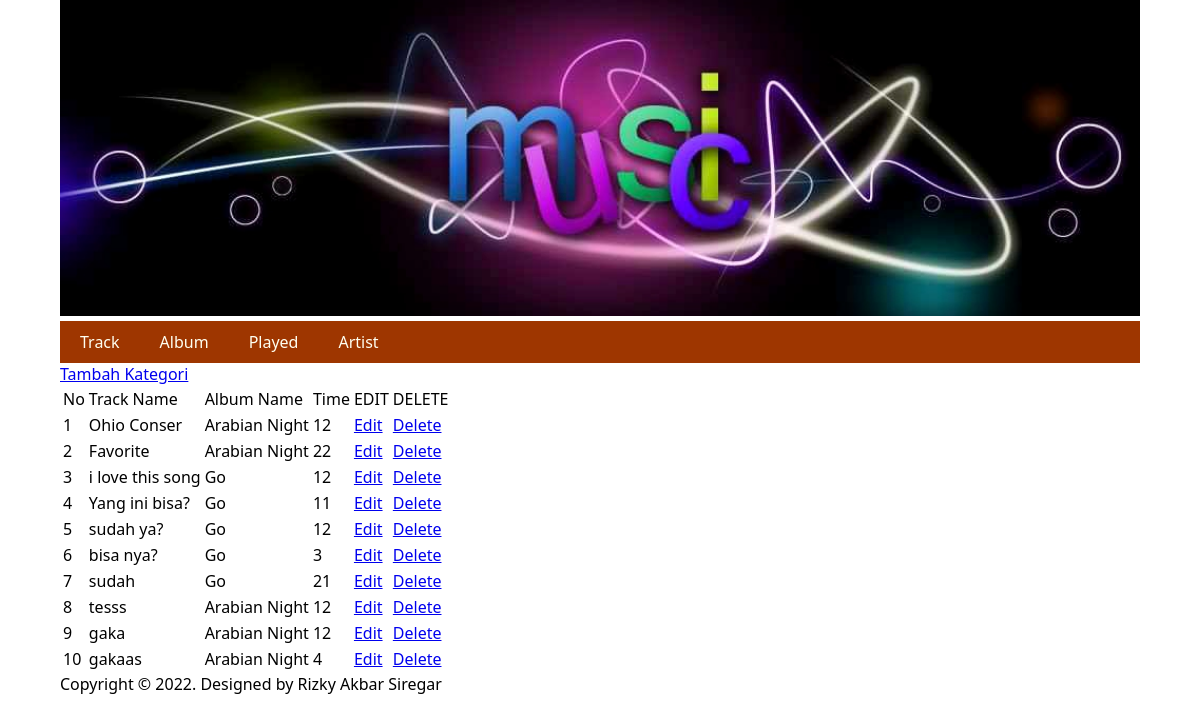
The page / on the database its author committed.
### tables this page shows
CREATE TABLE `tb_track` (
  `trc_id` int(11) NOT NULL,
  `trc_name` varchar(100) NOT NULL,
  `trc_id_album` int(11) NOT NULL,
  `time` decimal(4,0) NOT NULL
);

CREATE TABLE `tb_album` (
  `alb_id` int(11) NOT NULL,
  `alb_id_artist` int(11) NOT NULL,
  `alb_name` varchar(100) NOT NULL
);

### inc/Koneksi.php (called while the page is built, shortened)
<?php
class Koneksi {
    public function __construct() {
        $this->db = new PDO("mysql:host=localhost;dbname=pbwd_quiz_genap", "root", "");
    }
}

### app/Kategori.php (called while the page is built, shortened)
<?php
require_once "inc/Koneksi.php";
class Kategori extends Koneksi
{
    public function tampil()
    {
        $sql = "SELECT * FROM tb_track,tb_album WHERE tb_track.trc_id_album = tb_album.alb_id";
        $stmt = $this->db->prepare($sql);
        $stmt->execute();
        $data = [];
        while ($rows = $stmt->fetch()) {
            $data[] = $rows;
        }
        return $data;
    }
}

### kat_tampil.php (the view)
<?php
require_once "app/Kategori.php";
$kat = new Kategori();
$rows = $kat->tampil();
?>
<a href="kat_input.php">Tambah Kategori</a>
<table>
    <tr>
        <td>No</td>
        <td>Track Name</td>
        <td>Album Name</td>
        <td>Time</td>
        <td>EDIT</td>
        <td>DELETE</td>
    </tr>
    <?php
    $no = 1;
    foreach ($rows as $row) {
    ?>
        <tr>
            <td><?php echo $no; ?></td>
            <td><?php echo $row['trc_name']; ?></td>
            <td><?php echo $row['alb_name']; ?></td>
            <td><?php echo $row['time']; ?></td>
            <td><a href="kat_edit.php?id=<?php echo $row['trc_id']; ?>">Edit</a></td>
            <td><a href="kat_delete.php?id=<?php echo $row['trc_id']; ?>">Delete</a></td>
        </tr>
    <?php
        $no++;
    }
    ?>
</table>

### index.php (shortened to what this page needs)
<!DOCTYPE html>
<html lang="en">
<head>
      <link rel="stylesheet" href="layouts/assets/css/style.css">
</head>
<body>
      <div class="container">
            <header>
                  <img src="layouts/assets/img/header.jpg" alt="">
            </header>
            <nav>
                  <ul>
                        <li><a href="#">Track</a></li>
                        <li><a href="album/album.php">Album</a></li>
                        <li><a href="played/played.php">Played</a></li>
                        <li><a href="artist/artist.php">Artist</a></li>
                  </ul>
            </nav>
            <main>
                  <section>
                        <?php require "kat_tampil.php"; ?>
                  </section>
            </main>
            <footer>
                  Copyright &copy; 2022. Designed by Rizky Akbar Siregar
            </footer>
      </div>
</body>
</html>

### layouts/assets/css/style.css (style rules this page uses)
body { font-family: 'Segoe UI', Tahoma, Geneva, Verdana, sans-serif; margin: 0; }
.container { width: 1080px; margin: auto; }
header img { width: 100%; }
nav ul { list-style-type: none; background-color: #9E3600; overflow: hidden; margin: 0; padding: 0; }
nav ul li { float: left; }
nav ul li > a { padding: 10px 20px; display: block; text-decoration: none; color: ivory; }

### rows shown on the page
tb_track: trc_name "Ohio Conser", trc_id_album.alb_name "Arabian Night", time "12"
tb_track: trc_name "Favorite", trc_id_album.alb_name "Arabian Night", time "22"
tb_track: trc_name "i love this song", trc_id_album.alb_name "Go", time "12"
tb_track: trc_name "Yang ini bisa?", trc_id_album.alb_name "Go", time "11"
tb_track: trc_name "sudah ya?", trc_id_album.alb_name "Go", time "12"
tb_track: trc_name "bisa nya?", trc_id_album.alb_name "Go", time "3"
tb_track: trc_name "sudah", trc_id_album.alb_name "Go", time "21"
tb_track: trc_name "tesss", trc_id_album.alb_name "Arabian Night", time "12"
tb_track: trc_name "gaka", trc_id_album.alb_name "Arabian Night", time "12"
tb_track: trc_name "gakaas", trc_id_album.alb_name "Arabian Night", time "4"
